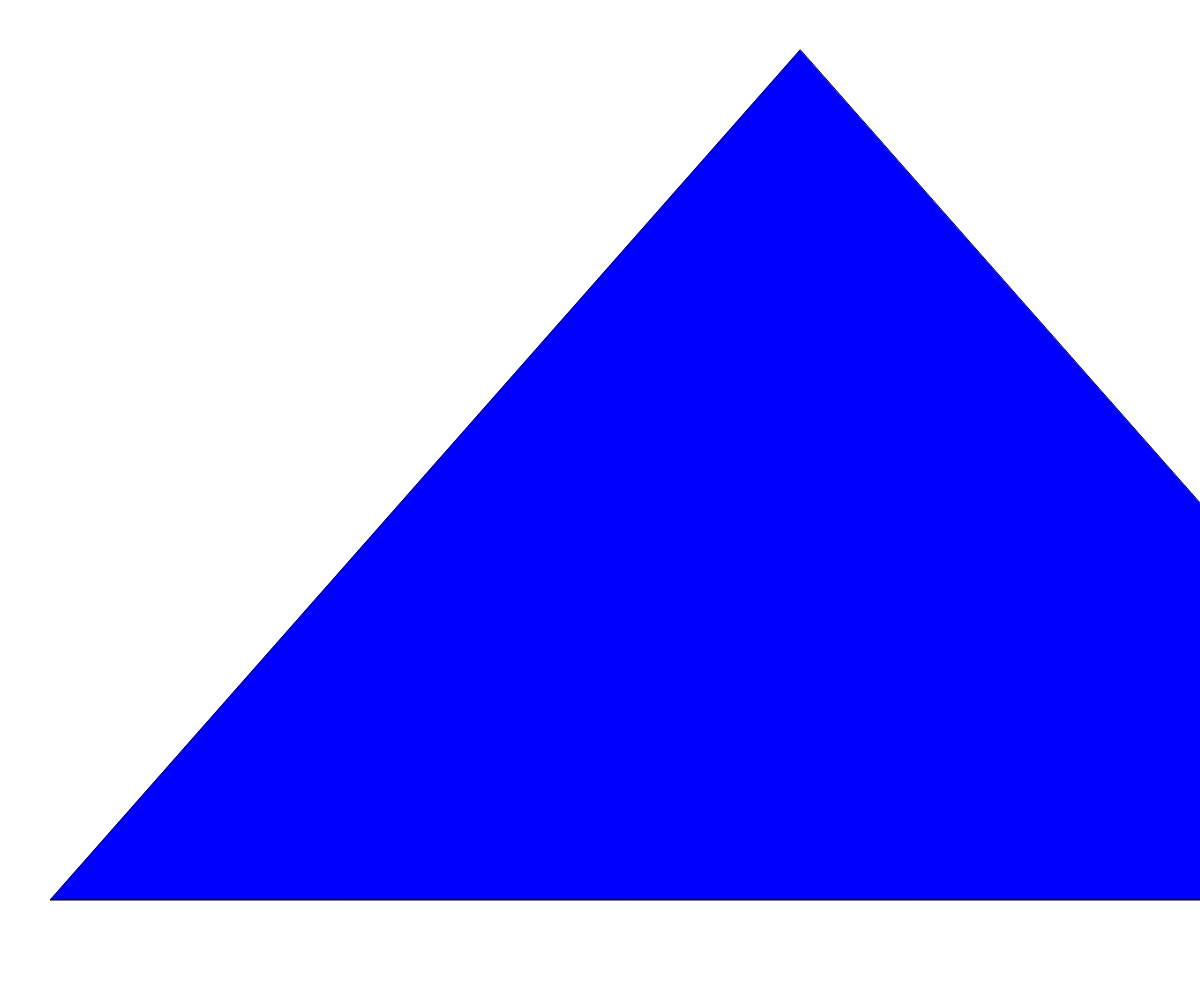
Frame 1 (no input)
Frame 60 (no input): identical to frame 1, image omitted
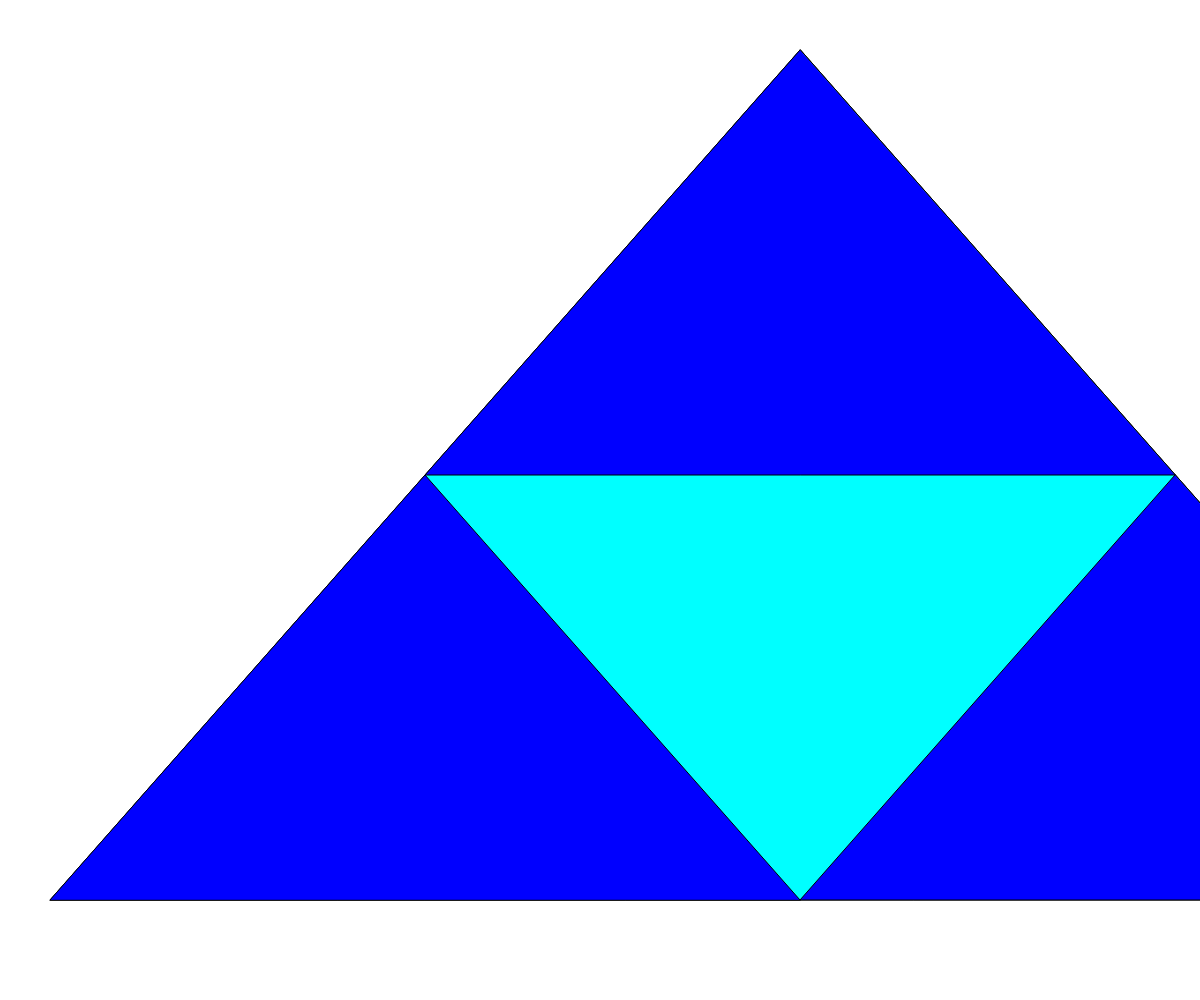
Frame 120 (the mouse pressed at the canvas centre since frame 60)

The p5.js sketch that drew these frames (run headless with seeded random() and noise() and a simulated clock; from frame 60 on, the mouse is pressed at the canvas centre):

// p5.js sketch
// ── sketch.js
// recursion demo
// sierpinski triangle

let initialTriangle = [
  {x: 800, y: 50},
  {x:50, y: 900},
  {x:1550, y:900}
];

let theDepth = 0;
let theCols = ['blue', 'cyan', 'green', 'purple', 'red', 'yellow', 'orange', 'gray', 'pink'];

function setup() {
  createCanvas(windowWidth, windowHeight);
  sierpinski(initialTriangle, theDepth);
}

function draw() {

}

function mousePressed() {
  if (theDepth < 8) {
    theDepth++;
    background('white');
    sierpinski(initialTriangle, theDepth);

  }
}

function sierpinski(points, depth) {
  fill(theCols[depth]);
  triangle(points[0].x, points[0].y,
          points[1].x, points[1].y,
          points[2].x, points[2].y,
  );
  if (depth>0) {

    //top triangle
    sierpinski([points[0],
              midpoint(points[0], points[1]),
              midpoint(points[0], points[2])],
              depth-1
    );
    sierpinski([points[1],
              midpoint(points[0], points[1]),
              midpoint(points[1], points[2])],
              depth-1
    );
    sierpinski([points[2],
              midpoint(points[1], points[2]),
              midpoint(points[0], points[2])],
              depth-1
    );
  }
}

function midpoint(point1, point2) {
  let midX = (point1.x + point2.x)/2;
  let midY = (point1.y + point2.y)/2;
  return {x:midX, y:midY};
}
